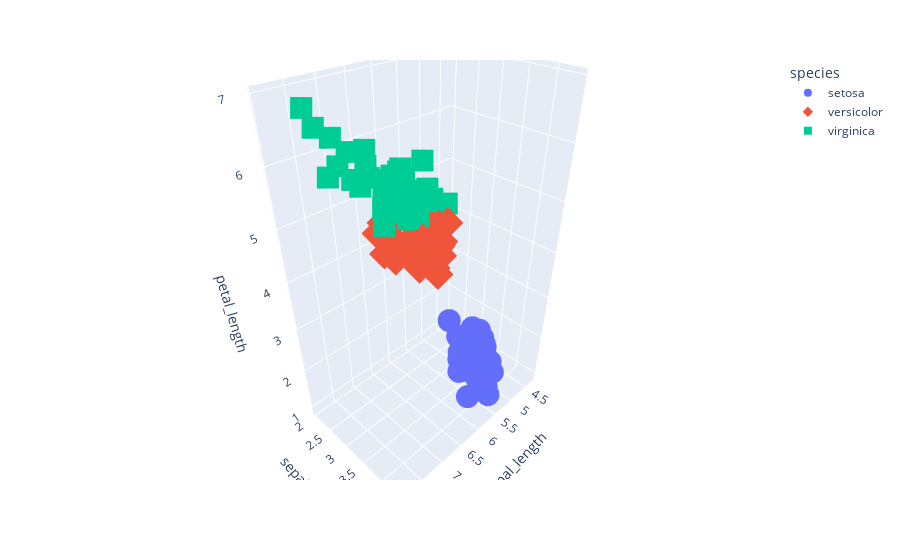

Source (notebook cell):
### Code cell
px.scatter_3d(iris_df, x='sepal_length', y='sepal_width', z='petal_length', color='species',symbol='species')

### Figure 1 — Plotly figure (JSON) as saved in the notebook; plotly's stock layout.template omitted (floating-point values rounded to 4 significant figures)
{"data": [{"hovertemplate": "species=setosa<br>sepal_length=%{x}<br>sepal_width=%{y}<br>petal_length=%{z}<extra></extra>", "legendgroup": "setosa", "marker": {"color": "#636efa", "symbol": "circle"}, "mode": "markers", "name": "setosa", "scene": "scene", "showlegend": true, "type": "scatter3d", "x": [5.1, 4.9, 4.7, 4.6, 5, 5.4, 4.6, 5, 4.4, 4.9, 5.4, 4.8, 4.8, 4.3, 5.8, 5.7, 5.4, 5.1, 5.7, 5.1, 5.4, 5.1, 4.6, 5.1, 4.8, 5, 5, 5.2, 5.2, 4.7, 4.8, 5.4, 5.2, 5.5, 4.9, 5, 5.5, 4.9, 4.4, 5.1, 5, 4.5, 4.4, 5, 5.1, 4.8, 5.1, 4.6, 5.3, 5], "y": [3.5, 3, 3.2, 3.1, 3.6, 3.9, 3.4, 3.4, 2.9, 3.1, 3.7, 3.4, 3, 3, 4, 4.4, 3.9, 3.5, 3.8, 3.8, 3.4, 3.7, 3.6, 3.3, 3.4, 3, 3.4, 3.5, 3.4, 3.2, 3.1, 3.4, 4.1, 4.2, 3.1, 3.2, 3.5, 3.6, 3, 3.4, 3.5, 2.3, 3.2, 3.5, 3.8, 3, 3.8, 3.2, 3.7, 3.3], "z": [1.4, 1.4, 1.3, 1.5, 1.4, 1.7, 1.4, 1.5, 1.4, 1.5, 1.5, 1.6, 1.4, 1.1, 1.2, 1.5, 1.3, 1.4, 1.7, 1.5, 1.7, 1.5, 1, 1.7, 1.9, 1.6, 1.6, 1.5, 1.4, 1.6, 1.6, 1.5, 1.5, 1.4, 1.5, 1.2, 1.3, 1.4, 1.3, 1.5, 1.3, 1.3, 1.3, 1.6, 1.9, 1.4, 1.6, 1.4, 1.5, 1.4]}, {"hovertemplate": "species=versicolor<br>sepal_length=%{x}<br>sepal_width=%{y}<br>petal_length=%{z}<extra></extra>", "legendgroup": "versicolor", "marker": {"color": "#EF553B", "symbol": "diamond"}, "mode": "markers", "name": "versicolor", "scene": "scene", "showlegend": true, "type": "scatter3d", "x": [7, 6.4, 6.9, 5.5, 6.5, 5.7, 6.3, 4.9, 6.6, 5.2, 5, 5.9, 6, 6.1, 5.6, 6.7, 5.6, 5.8, 6.2, 5.6, 5.9, 6.1, 6.3, 6.1, 6.4, 6.6, 6.8, 6.7, 6, 5.7, 5.5, 5.5, 5.8, 6, 5.4, 6, 6.7, 6.3, 5.6, 5.5, 5.5, 6.1, 5.8, 5, 5.6, 5.7, 5.7, 6.2, 5.1, 5.7], "y": [3.2, 3.2, 3.1, 2.3, 2.8, 2.8, 3.3, 2.4, 2.9, 2.7, 2, 3, 2.2, 2.9, 2.9, 3.1, 3, 2.7, 2.2, 2.5, 3.2, 2.8, 2.5, 2.8, 2.9, 3, 2.8, 3, 2.9, 2.6, 2.4, 2.4, 2.7, 2.7, 3, 3.4, 3.1, 2.3, 3, 2.5, 2.6, 3, 2.6, 2.3, 2.7, 3, 2.9, 2.9, 2.5, 2.8], "z": [4.7, 4.5, 4.9, 4, 4.6, 4.5, 4.7, 3.3, 4.6, 3.9, 3.5, 4.2, 4, 4.7, 3.6, 4.4, 4.5, 4.1, 4.5, 3.9, 4.8, 4, 4.9, 4.7, 4.3, 4.4, 4.8, 5, 4.5, 3.5, 3.8, 3.7, 3.9, 5.1, 4.5, 4.5, 4.7, 4.4, 4.1, 4, 4.4, 4.6, 4, 3.3, 4.2, 4.2, 4.2, 4.3, 3, 4.1]}, {"hovertemplate": "species=virginica<br>sepal_length=%{x}<br>sepal_width=%{y}<br>petal_length=%{z}<extra></extra>", "legendgroup": "virginica", "marker": {"color": "#00cc96", "symbol": "square"}, "mode": "markers", "name": "virginica", "scene": "scene", "showlegend": true, "type": "scatter3d", "x": [6.3, 5.8, 7.1, 6.3, 6.5, 7.6, 4.9, 7.3, 6.7, 7.2, 6.5, 6.4, 6.8, 5.7, 5.8, 6.4, 6.5, 7.7, 7.7, 6, 6.9, 5.6, 7.7, 6.3, 6.7, 7.2, 6.2, 6.1, 6.4, 7.2, 7.4, 7.9, 6.4, 6.3, 6.1, 7.7, 6.3, 6.4, 6, 6.9, 6.7, 6.9, 5.8, 6.8, 6.7, 6.7, 6.3, 6.5, 6.2, 5.9], "y": [3.3, 2.7, 3, 2.9, 3, 3, 2.5, 2.9, 2.5, 3.6, 3.2, 2.7, 3, 2.5, 2.8, 3.2, 3, 3.8, 2.6, 2.2, 3.2, 2.8, 2.8, 2.7, 3.3, 3.2, 2.8, 3, 2.8, 3, 2.8, 3.8, 2.8, 2.8, 2.6, 3, 3.4, 3.1, 3, 3.1, 3.1, 3.1, 2.7, 3.2, 3.3, 3, 2.5, 3, 3.4, 3], "z": [6, 5.1, 5.9, 5.6, 5.8, 6.6, 4.5, 6.3, 5.8, 6.1, 5.1, 5.3, 5.5, 5, 5.1, 5.3, 5.5, 6.7, 6.9, 5, 5.7, 4.9, 6.7, 4.9, 5.7, 6, 4.8, 4.9, 5.6, 5.8, 6.1, 6.4, 5.6, 5.1, 5.6, 6.1, 5.6, 5.5, 4.8, 5.4, 5.6, 5.1, 5.1, 5.9, 5.7, 5.2, 5, 5.2, 5.4, 5.1]}], "layout": {"legend": {"title": {"text": "species"}, "tracegroupgap": 0}, "margin": {"t": 60}, "scene": {"domain": {"x": [0, 1], "y": [0, 1]}, "xaxis": {"title": {"text": "sepal_length"}}, "yaxis": {"title": {"text": "sepal_width"}}, "zaxis": {"title": {"text": "petal_length"}}}}}
